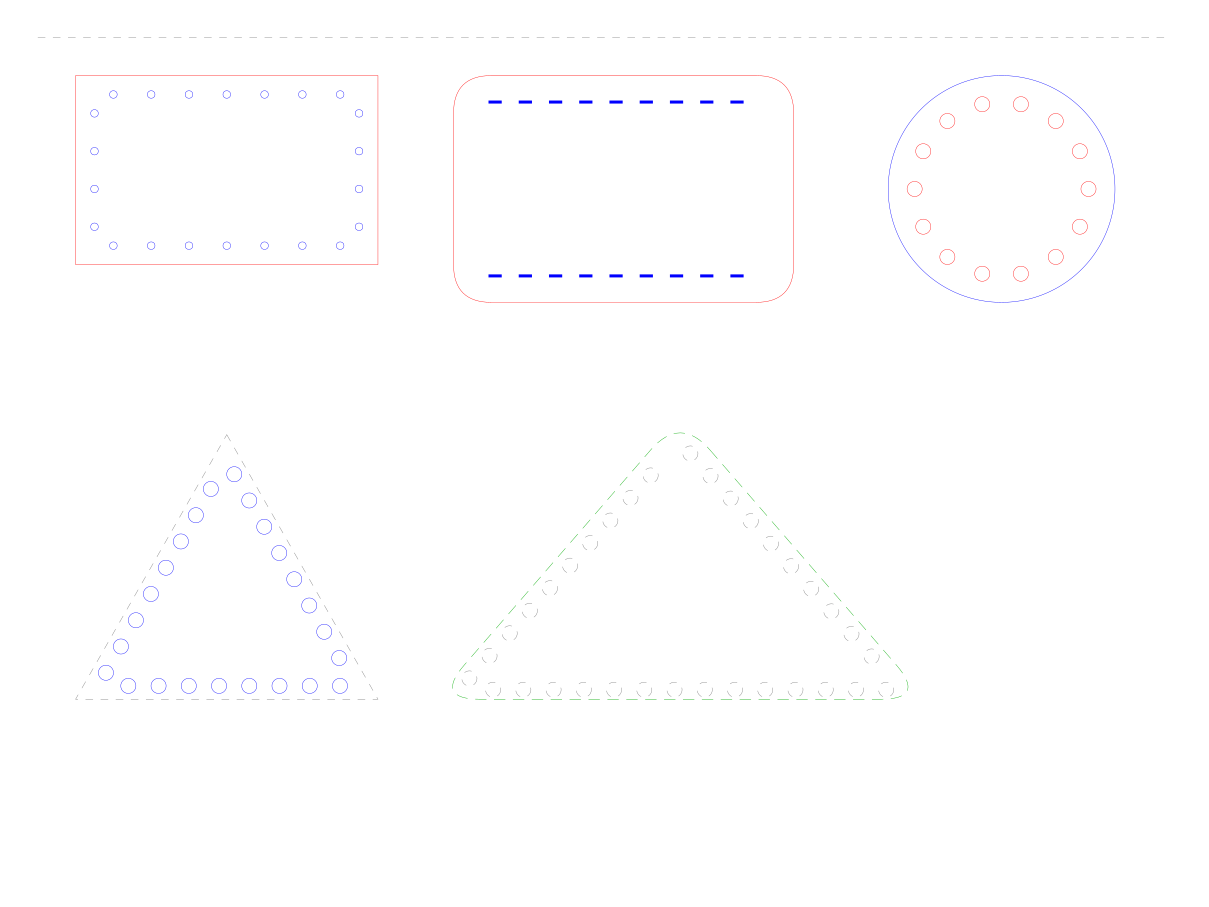

Python code for this plot:
from laser_svg import (
    Circle,
    Point,
    Rectangle,
    RoundedRectangle,
    RoundedTriangle,
    SvgDocument,
    Triangle,
)

doc = SvgDocument(width_mm=320, height_mm=240)

rect = Rectangle(20, 20, 80, 50)
doc.add_shape(rect, layer="cut")
doc.add_holes(rect, edges="all", spacing=10.0, hole_radius=1.0, inset=5.0, layer="stitch")

rounded_rect = RoundedRectangle(120, 20, 90, 60, radius=10)
doc.add_shape(rounded_rect, layer="cut")
doc.add_stitch_pattern(
    rounded_rect,
    edges=[0, 2],
    spacing=8.0,
    stitch_length=3.5,
    inset=7.0,
    layer="stitch",
    stitch_thickness=0.8,
)

circle = Circle(265, 50, 30)
doc.add_shape(circle, layer="stitch")
doc.add_holes(circle, spacing=10.0, hole_radius=2.0, inset=7.0, layer="cut")

triangle = Triangle.from_box(20, 115, 80, 70)
doc.add_shape(triangle, layer="guide")
doc.add_holes(triangle, edges=[0, 1, 2], spacing=8.0, hole_radius=2.0, inset=7.0, layer="stitch")

rounded_triangle = RoundedTriangle(
    Point(180, 110),
    Point(245, 185),
    Point(115, 185),
    radius=12,
)
doc.add_shape(rounded_triangle, layer="crease")
doc.add_holes(rounded_triangle, edges="all", spacing=8.0, hole_radius=2.0, inset=7.0, layer="guide")

doc.add_line(10, 10, 310, 10, layer="guide")

doc.save("example_shapes.svg")
doc.save_png("example_shapes.png", background_color="white")
print("Generated: example_shapes.svg")
print("Generated: example_shapes.png")
